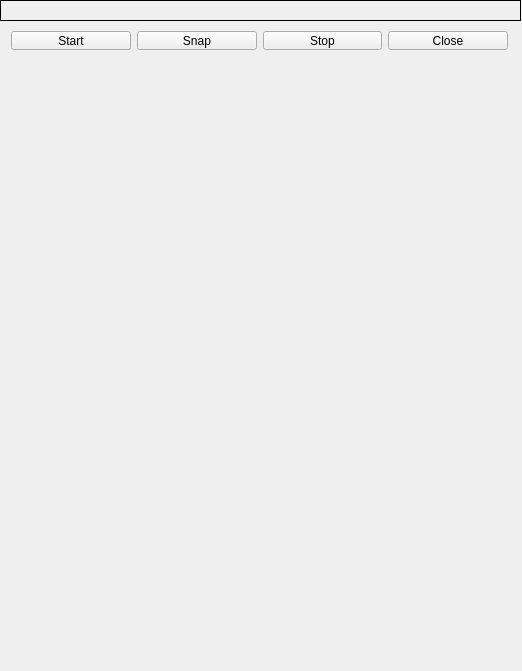
<?xml version="1.0" encoding="UTF-8"?>
<ui version="4.0">
 <class>DeviceWidget</class>
 <widget class="QWidget" name="DeviceWidget">
  <property name="geometry">
   <rect>
    <x>0</x>
    <y>0</y>
    <width>522</width>
    <height>671</height>
   </rect>
  </property>
  <property name="windowTitle">
   <string>DeviceWidget</string>
  </property>
  <property name="locale">
   <locale language="English" country="UnitedStates"/>
  </property>
  <widget class="QStatusBar" name="statusBar">
   <property name="geometry">
    <rect>
     <x>0</x>
     <y>650</y>
     <width>521</width>
     <height>21</height>
    </rect>
   </property>
   <property name="sizeGripEnabled">
    <bool>false</bool>
   </property>
  </widget>
  <widget class="QWidget" name="horizontalLayoutWidget">
   <property name="geometry">
    <rect>
     <x>0</x>
     <y>20</y>
     <width>519</width>
     <height>41</height>
    </rect>
   </property>
   <layout class="QHBoxLayout" name="layoutBtn">
    <property name="sizeConstraint">
     <enum>QLayout::SetNoConstraint</enum>
    </property>
    <item>
     <widget class="QPushButton" name="btnAcqStart">
      <property name="sizePolicy">
       <sizepolicy hsizetype="Minimum" vsizetype="Fixed">
        <horstretch>0</horstretch>
        <verstretch>0</verstretch>
       </sizepolicy>
      </property>
      <property name="locale">
       <locale language="English" country="UnitedStates"/>
      </property>
      <property name="text">
       <string>Start</string>
      </property>
     </widget>
    </item>
    <item>
     <widget class="QPushButton" name="btnSnap">
      <property name="sizePolicy">
       <sizepolicy hsizetype="Minimum" vsizetype="Fixed">
        <horstretch>0</horstretch>
        <verstretch>0</verstretch>
       </sizepolicy>
      </property>
      <property name="locale">
       <locale language="English" country="UnitedStates"/>
      </property>
      <property name="text">
       <string>Snap</string>
      </property>
     </widget>
    </item>
    <item>
     <widget class="QPushButton" name="btnAcqStop">
      <property name="sizePolicy">
       <sizepolicy hsizetype="Minimum" vsizetype="Fixed">
        <horstretch>0</horstretch>
        <verstretch>0</verstretch>
       </sizepolicy>
      </property>
      <property name="locale">
       <locale language="English" country="UnitedStates"/>
      </property>
      <property name="text">
       <string>Stop</string>
      </property>
     </widget>
    </item>
    <item>
     <widget class="QPushButton" name="btnClose">
      <property name="sizePolicy">
       <sizepolicy hsizetype="Minimum" vsizetype="Fixed">
        <horstretch>0</horstretch>
        <verstretch>0</verstretch>
       </sizepolicy>
      </property>
      <property name="locale">
       <locale language="English" country="UnitedStates"/>
      </property>
      <property name="text">
       <string>Close</string>
      </property>
     </widget>
    </item>
   </layout>
  </widget>
  <widget class="QLabel" name="textTitle">
   <property name="geometry">
    <rect>
     <x>0</x>
     <y>0</y>
     <width>521</width>
     <height>21</height>
    </rect>
   </property>
   <property name="frameShape">
    <enum>QFrame::Box</enum>
   </property>
   <property name="text">
    <string/>
   </property>
   <property name="alignment">
    <set>Qt::AlignCenter</set>
   </property>
  </widget>
  <widget class="SettingDeviceWidget" name="widgetSetting" native="true">
   <property name="geometry">
    <rect>
     <x>0</x>
     <y>360</y>
     <width>519</width>
     <height>287</height>
    </rect>
   </property>
   <property name="sizePolicy">
    <sizepolicy hsizetype="Minimum" vsizetype="Minimum">
     <horstretch>0</horstretch>
     <verstretch>0</verstretch>
    </sizepolicy>
   </property>
   <property name="locale">
    <locale language="English" country="UnitedStates"/>
   </property>
  </widget>
  <widget class="PreviewImageWidget" name="widgetPreview" native="true">
   <property name="geometry">
    <rect>
     <x>0</x>
     <y>60</y>
     <width>521</width>
     <height>291</height>
    </rect>
   </property>
   <property name="sizePolicy">
    <sizepolicy hsizetype="Expanding" vsizetype="Preferred">
     <horstretch>0</horstretch>
     <verstretch>0</verstretch>
    </sizepolicy>
   </property>
   <property name="locale">
    <locale language="English" country="UnitedStates"/>
   </property>
  </widget>
 </widget>
 <layoutdefault spacing="6" margin="11"/>
 <customwidgets>
  <customwidget>
   <class>PreviewImageWidget</class>
   <extends>QWidget</extends>
   <header>previewimagewidget.h</header>
  </customwidget>
  <customwidget>
   <class>SettingDeviceWidget</class>
   <extends>QWidget</extends>
   <header>settingdevicewidget.h</header>
   <container>1</container>
  </customwidget>
 </customwidgets>
 <resources/>
 <connections/>
</ui>
